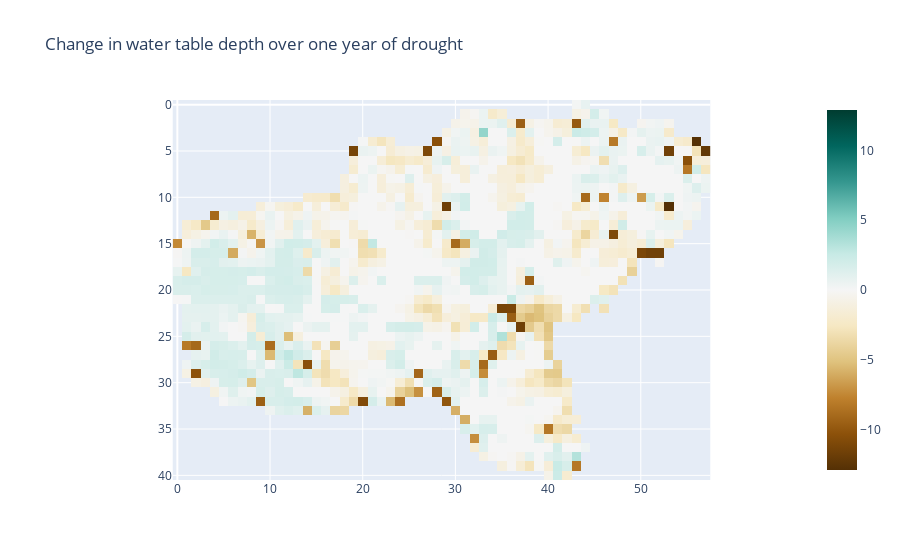

Write notebook code for a chart like this one.
### Code cell
px.imshow(
    data["wtd"][1] - data["wtd"][200],
    color_continuous_scale=px.colors.diverging.BrBG,
    color_continuous_midpoint=0,
    title="Change in water table depth over one year of drought"
    )

### Figure 1 — Plotly figure (JSON) as saved in the notebook; plotly's stock layout.template omitted (floating-point values rounded to 4 significant figures; data arrays with more than 128 entries replaced by an {"elided": "..."} marker saying what was removed)
{"data": [{"coloraxis": "coloraxis", "hovertemplate": "x: %{x}<br>y: %{y}<br>color: %{z}<extra></extra>", "name": "0", "type": "heatmap", "xaxis": "x", "yaxis": "y", "z": {"elided": "41x58 float values"}}], "layout": {"coloraxis": {"cmid": 0, "colorscale": [[0, "rgb(84,48,5)"], [0.1, "rgb(140,81,10)"], [0.2, "rgb(191,129,45)"], [0.3, "rgb(223,194,125)"], [0.4, "rgb(246,232,195)"], [0.5, "rgb(245,245,245)"], [0.6, "rgb(199,234,229)"], [0.7, "rgb(128,205,193)"], [0.8, "rgb(53,151,143)"], [0.9, "rgb(1,102,94)"], [1, "rgb(0,60,48)"]]}, "title": {"text": "Change in water table depth over one year of drought"}, "xaxis": {"anchor": "y", "constrain": "domain", "domain": [0, 1], "scaleanchor": "y"}, "yaxis": {"anchor": "x", "autorange": "reversed", "constrain": "domain", "domain": [0, 1]}}}
